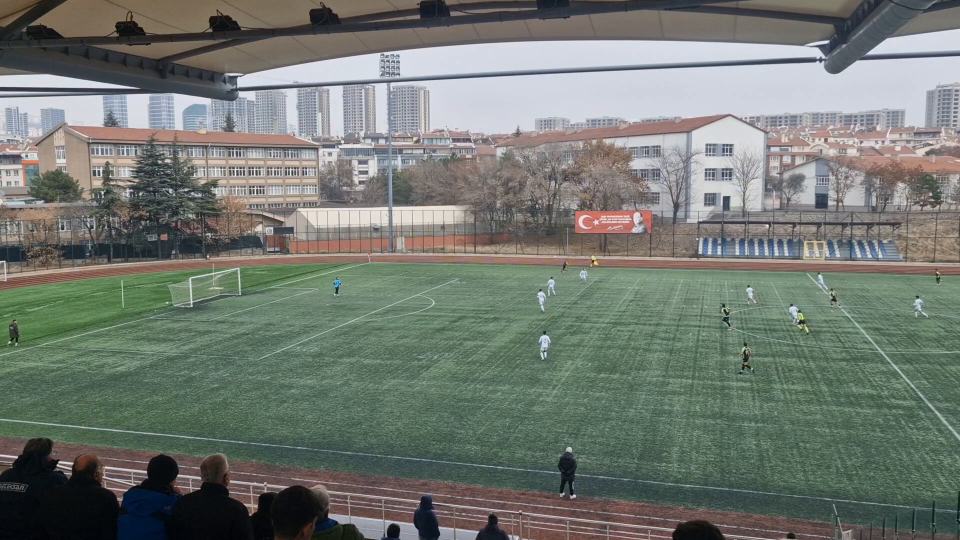
#> input picture frame 6 of homography-analysis-master/video_left.mp4, 1920 x 1080 px (shown at 1/2 size)
$ python display_distances.py
#> lines starting #> are read from the running program, lines starting #| are printed output that depends on the picture; after the words box and inside, x2 and y2 are one past the last pixel; in counts of white or black regions, pixels touching at a corner belong together
import cv2
import numpy as np
import json
import os
from collections import defaultdict

# File paths
JSON_FILE = "modified_tracking_data.json"
VIDEO_FILE = "video_left.mp4"
HOMOGRAPHY_MATRIX_FILE = "al2_homography_matrix.txt"
OUTPUT_VIDEO_FILE = "transformed_video_with_bottom_middle_interpolation.mp4"

# Real-world dimensions of the transformed image
REAL_WIDTH = 100  # Real-world width of the transformed image
REAL_HEIGHT = 75  # Real-world height of the transformed image

# Track the last known positions for interpolation
last_positions = {}
last_frame_indices = {}

def calculate_bottom_middle(bbox):
    """
    Calculate the bottom-middle point of the bounding box.
    """
    x_bottom_middle = (bbox[0] + bbox[2]) / 2
    y_bottom_middle = bbox[3]
    return np.array([x_bottom_middle, y_bottom_middle])

def calculate_real_distance(p1, p2, image_width, image_height):
    """
    Calculate the real-world distance between two points using the transformed image size.
    """
    dx = (p2[0] - p1[0]) * (REAL_WIDTH / image_width)
    dy = (p2[1] - p1[1]) * (REAL_HEIGHT / image_height)
    return np.sqrt(dx**2 + dy**2)

def interpolate_position(track_id, frame_index, last_known_position, last_known_frame, current_frame):
    """
    Linearly interpolate the position of an object.
    """
    if track_id not in last_positions:
        return last_known_position  # No data to interpolate from

    t1 = last_known_frame
    t2 = current_frame
    t = frame_index

    p1 = np.array(last_positions[track_id])
    p2 = np.array(last_known_position)

    interpolated_position = p1 + (p2 - p1) * ((t - t1) / (t2 - t1))
    return interpolated_position

def main():
    # Check if files exist
    if not os.path.exists(JSON_FILE):
        print(f"Error: JSON file '{JSON_FILE}' not found.")
        return
    if not os.path.exists(VIDEO_FILE):
        print(f"Error: Video file '{VIDEO_FILE}' not found.")
        return
    if not os.path.exists(HOMOGRAPHY_MATRIX_FILE):
        print(f"Error: Homography matrix file '{HOMOGRAPHY_MATRIX_FILE}' not found.")
        return

    # Load JSON data
    with open(JSON_FILE, "r") as f:
#> (reads homography-analysis-master/modified_tracking_data.json from the repository)
        data = json.load(f)

    # Load the homography matrix
    homography_matrix = np.loadtxt(HOMOGRAPHY_MATRIX_FILE, delimiter=' ')

    # Open the video file
    cap = cv2.VideoCapture(VIDEO_FILE)
    if not cap.isOpened():
        print(f"Error: Cannot open video file '{VIDEO_FILE}'.")
        return

    # Get video properties
    frame_width = 400  # Transformed frame width
    frame_height = 300  # Transformed frame height
    fps = int(cap.get(cv2.CAP_PROP_FPS))
    total_frames = int(cap.get(cv2.CAP_PROP_FRAME_COUNT))

    # Define the codec and create VideoWriter object
    fourcc = cv2.VideoWriter_fourcc(*"mp4v")
    out = cv2.VideoWriter(OUTPUT_VIDEO_FILE, fourcc, fps, (frame_width, frame_height))

    # Track distances covered by each object
    distances = defaultdict(float)

    frame_index = 0
    while True:
        ret, frame = cap.read()
#> frame is the input picture: shape (1080, 1920, 3); mean B, G, R 113, 120.4, 114.1
        if not ret:
            break

        # Transform the frame
        transformed_frame = cv2.warpPerspective(frame, homography_matrix, (frame_width, frame_height))
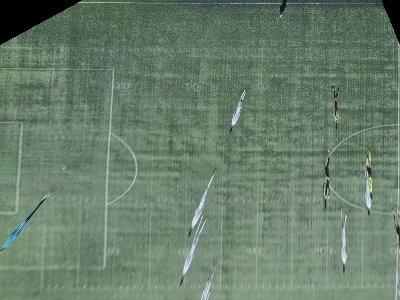
#> transformed_frame: shape (300, 400, 3); mean B, G, R 107, 126.6, 103.2

        # Get objects for the current frame
        frame_data = next((item for item in data if item["frame_index"] == frame_index), None)
        detected_objects = {}

        if frame_data:
            for obj in frame_data["objects"]:
                track_id = obj["track_id"]
                bbox = obj["bbox"]

                # Calculate the bottom-middle point of the bounding box
                bottom_middle = calculate_bottom_middle(bbox)

                # Transform the bottom-middle point using the homography matrix
                bottom_middle_point = np.array([[bottom_middle]], dtype=np.float32)
                transformed_bottom_middle = cv2.perspectiveTransform(bottom_middle_point, homography_matrix)[0][0]

                # Store the detected position
                detected_objects[track_id] = transformed_bottom_middle

                # Update position and frame information
                last_positions[track_id] = transformed_bottom_middle
                last_frame_indices[track_id] = frame_index

                # Draw the transformed bottom-middle point as a red dot
                transformed_bottom_middle = tuple(transformed_bottom_middle.astype(int))
                cv2.circle(transformed_frame, transformed_bottom_middle, 5, (0, 0, 255), -1)  # Red dot
                cv2.putText(transformed_frame, f"ID: {track_id}", (transformed_bottom_middle[0] + 10, transformed_bottom_middle[1] - 10),
                            cv2.FONT_HERSHEY_SIMPLEX, 0.4, (255, 255, 255), 1)

                # Update distances
                if track_id in last_positions and frame_index - last_frame_indices[track_id] == 1:
                    distances[track_id] += calculate_real_distance(last_positions[track_id], transformed_bottom_middle, frame_width, frame_height)
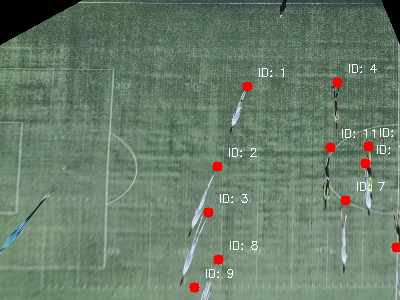
#> transformed_frame: shape (300, 400, 3); 1.19% of pixels changed, all inside (x1, y1, x2, y2) = (189, 64, 400, 293)
#> after the loop, detected_objects = 13 items; distances = 0 items; last_frame_indices = 13 items; last_positions = 13 items

        # Interpolate missing objects
        for track_id in last_positions.keys():
            if track_id not in detected_objects:
                interpolated_position = interpolate_position(
                    track_id,
                    frame_index,
                    last_positions[track_id],
                    last_frame_indices[track_id],
                    frame_index + 1
                )
                # Draw interpolated position as a purple dot
                interpolated_position = tuple(interpolated_position.astype(int))
                cv2.circle(transformed_frame, interpolated_position, 5, (255, 0, 255), -1)  # Purple dot
                cv2.putText(transformed_frame, f"ID: {track_id}", (interpolated_position[0] + 10, interpolated_position[1] - 10),
                            cv2.FONT_HERSHEY_SIMPLEX, 0.4, (255, 255, 255), 1)

                # Update distances
                if track_id in last_positions:
                    distances[track_id] += calculate_real_distance(last_positions[track_id], interpolated_position, frame_width, frame_height)

                # Update last position to the interpolated position
                last_positions[track_id] = interpolated_position
#> this loop made 13 passes

        # Display cumulative distances
        y_offset = 20
        for track_id, distance in distances.items():
            text = f"ID: {track_id}, Distance: {distance:.2f} units"
            cv2.putText(transformed_frame, text, (10, y_offset), cv2.FONT_HERSHEY_SIMPLEX, 0.4, (255, 255, 255), 1)
            y_offset += 15
#> this loop made 0 passes
#> after the loop, y_offset = 20

        # Write the frame to the output video
        out.write(transformed_frame)

        # Show progress
        print(f"Processing frame {frame_index + 1}/{total_frames}...", end="\r")
        frame_index += 1

    # Release resources
    cap.release()
    out.release()
    print("\nProcessing complete. Output saved as", OUTPUT_VIDEO_FILE)

if __name__ == "__main__":
    main()
